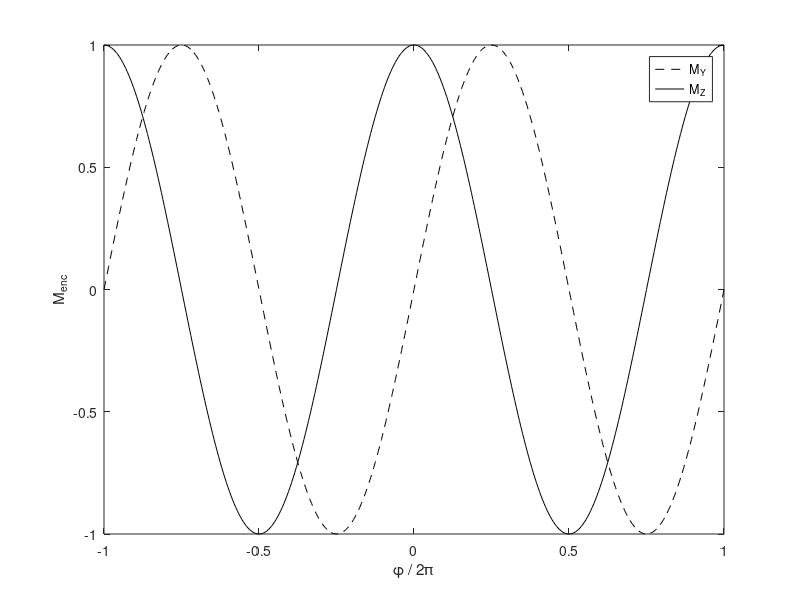
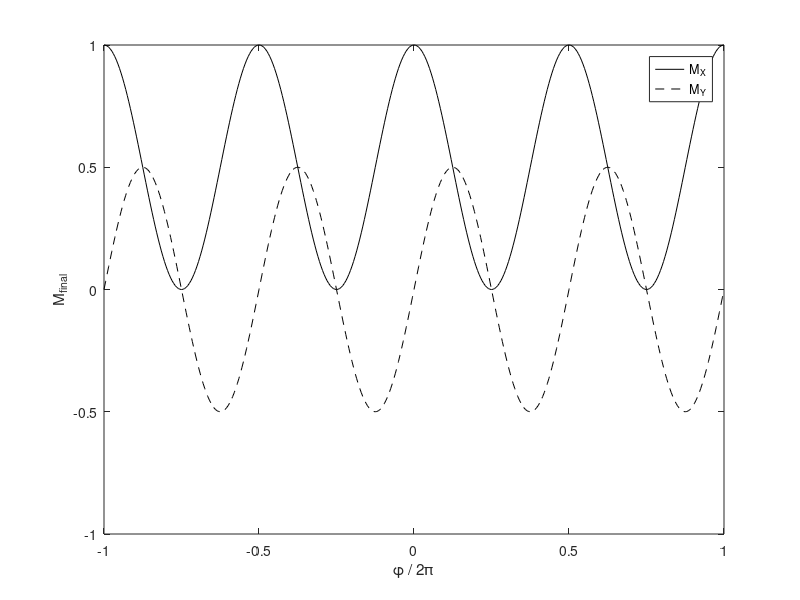
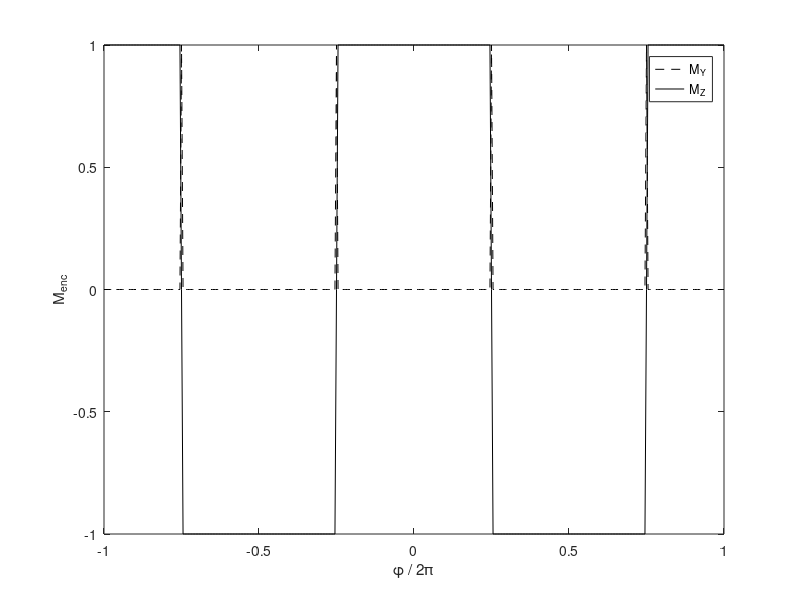
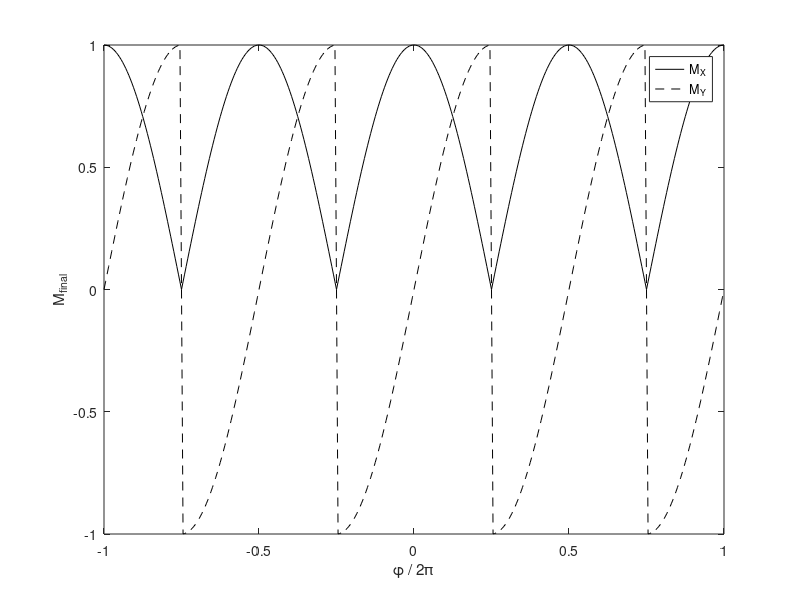

Source code (MATLAB) for these figures, in order:
Nperiods = 2;
Nsamp = 100;
t = [-pi*Nperiods:pi/Nsamp:pi*Nperiods];
tn = t/(2*pi);
Q = sign(cos(t));
Q(find(abs(cos(t))< 1e-3)) = 0;

% STEAM

figure(1)
plot(tn, sin(t),'k--', tn, cos(t),'k-')
xlabel('\phi / 2\pi'), ylabel('M_{enc}'), axis([-Nperiods/2 Nperiods/2, -1 1])
legend('M_Y', 'M_Z')

figure(2)
plot(tn, cos(t).^2,'k-', tn, cos(t).*sin(t),'k--')
xlabel('\phi / 2\pi'), ylabel('M_{final}'), axis([-Nperiods/2 Nperiods/2, -1 1])
legend('M_X', 'M_Y')

% sSTE

figure(3)
plot(tn,sqrt(1-Q.^2),'k--', tn, Q,'k-')
xlabel('\phi / 2\pi'), ylabel('M_{enc}'), axis([-Nperiods/2 Nperiods/2, -1 1])
legend('M_Y', 'M_Z')

figure(4)
plot(tn, cos(t).*Q,'k-', tn, Q.*sin(t),'k--')
xlabel('\phi / 2\pi'), ylabel('M_{final}'), axis([-Nperiods/2 Nperiods/2, -1 1])
legend('M_X', 'M_Y')


figure(5)
plot(tn, Q.^2,'k-')
xlabel('\phi / 2\pi'), ylabel('M_{final}'), axis([-Nperiods/2 Nperiods/2, -1 1])
legend('M_X')
